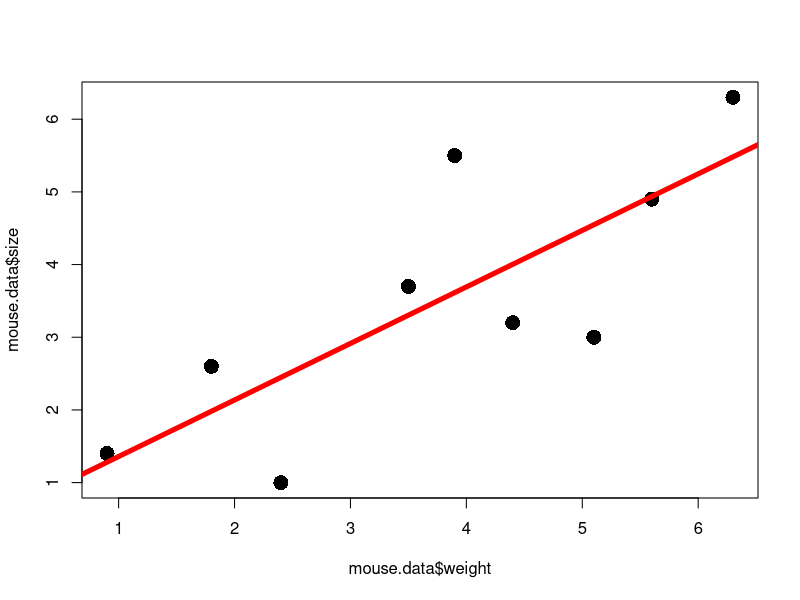
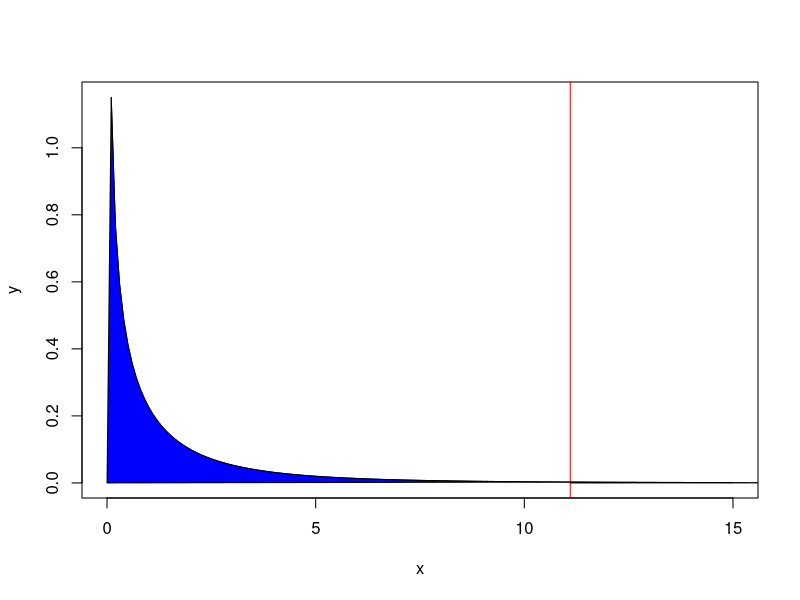
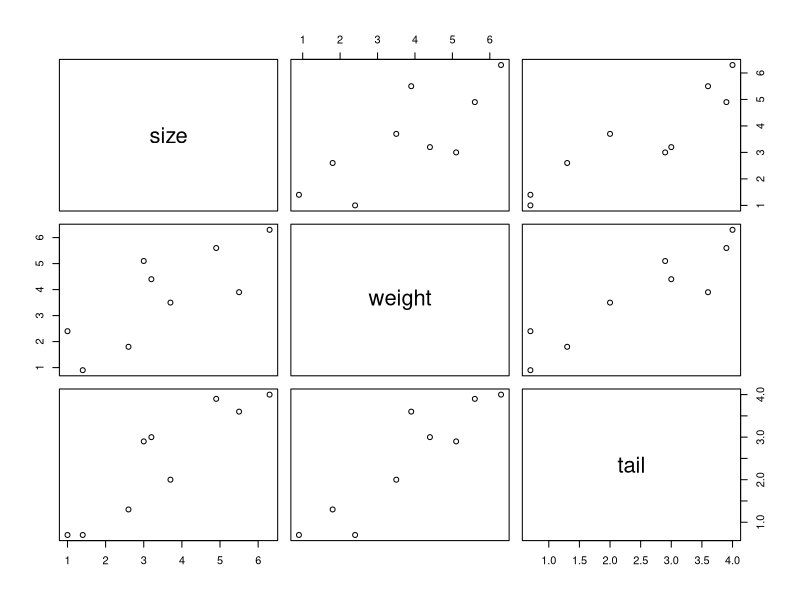
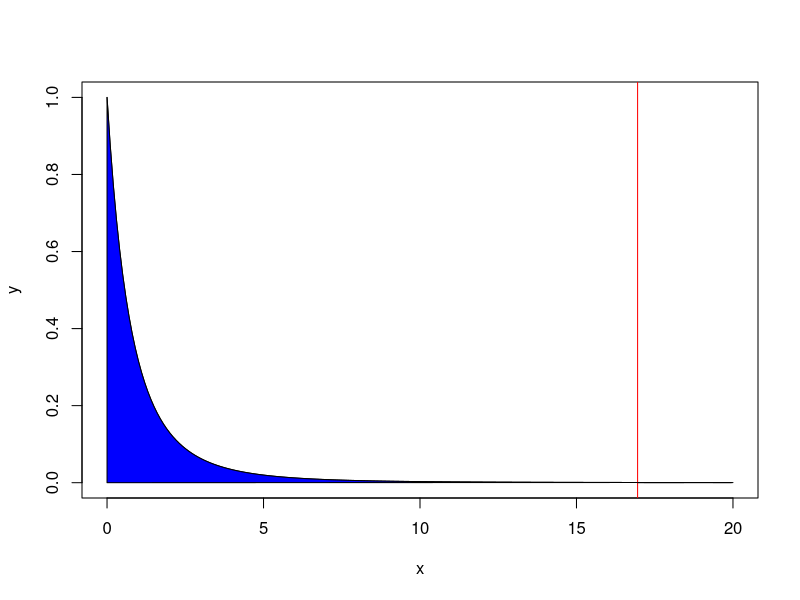

R code for these plots, in order:
## Here's the data
mouse.data <- data.frame(
  size = c(1.4, 2.6, 1.0, 3.7, 5.5, 3.2, 3.0, 4.9, 6.3),
  weight = c(0.9, 1.8, 2.4, 3.5, 3.9, 4.4, 5.1, 5.6, 6.3),
  tail = c(0.7, 1.3, 0.7, 2.0, 3.6, 3.0, 2.9, 3.9, 4.0))
 
mouse.data
 
#######################################################
##
## Let's start by reviewing simple regression by 
## modeling mouse size with mouse weight.
##
#######################################################
 
## STEP 1: Draw a graph of the data to make sure the relationship make sense
plot(mouse.data$weight, mouse.data$size, pch=16, cex=2)
 
## STEP 2: Do the regression
simple.regression <- lm(size ~ weight, data=mouse.data)
 
## STEP 3: Look at the R^2, F-value and p-value
summary(simple.regression)
 
abline(simple.regression, lwd=5, col="red")
 
## now let's verify that our formula for R^2 is correct..
ss.mean <- sum((mouse.data$size - mean(mouse.data$size))^2)
ss.simple <- sum(simple.regression$residuals^2)
 
(ss.mean - ss.simple) / ss.mean # this is the R^2 value
 
## now let's verify the our formula for F is correct...
f.simple <- ((ss.mean - ss.simple) / (2 - 1)) / 
  (ss.simple / (nrow(mouse.data) - 2))
 
f.simple # this is the F-value
 
## Now let's draw a figure that shows how to calculate the p-value from the
## F-value
##
## First, draw the correct f-distribution curve with df1=1 and df2=7
x <- seq(from=0, to=15, by=0.1)
y <- df(x, df1=1, df2=7)
plot(x, y, type="l")
 
## now draw a verticle line where our F-value, f.simple, is.
abline(v=f.simple, col="red")
 
## color the graph on the left side of the line blue
x.zero.to.line <- seq(from=0, to=f.simple, by=0.1)
y.zero.to.line <- df(x.zero.to.line, df1=1, df2=7)
polygon(x=c(x.zero.to.line, 0), y=c(y.zero.to.line, 0), col="blue")
 
## color the graph on the right side of the line red
x.line.to.20 <- seq(from=f.simple, to=20, by=0.1)
y.line.to.20 <- df(x.line.to.20, df1=1, df2=7)
polygon(x=c(x.line.to.20, f.simple), y=c(y.line.to.20, 0), col="red")
 
pf(f.simple, df1=1, df2=7) ## the area under the curve that is blue
 
1-pf(f.simple, df1=1, df2=7) ## the area under the curve that is red
 
## lastly, let's compare this p-value to the one from the 
## original regression
summary(simple.regression)
 
 
#######################################################
##
## Now let's do multiple regression by adding an extra term, tail length
##
#######################################################
 
## STEP 1: Draw a graph of the data to make sure the relationship make sense
## This graph is more complex because it shows the relationships between all
## of the columns in "mouse.data".
plot(mouse.data)
 
## STEP 2: Do the regression
multiple.regression <- lm(size ~ weight + tail, data=mouse.data)
 
## STEP 3: Look at the R^2, F-value and p-value
summary(multiple.regression)
 
 
## again, we can verify that our R^2 value is what we think it is
ss.multiple <- sum(multiple.regression$residuals^2)
 
(ss.mean - ss.multiple) / ss.mean
 
## we can also verify that the F-value is what we think it is
f.multiple <- ((ss.mean - ss.multiple) / (3 - 1)) / 
  (ss.multiple / (nrow(mouse.data) - 3))
 
f.multiple  
 
## Again let's draw a figure that shows how to calculate the p-value from the
## F-value
##
## First, draw the correct f-distribution curve with df1=2 and df2=6
x <- seq(from=0, to=20, by=0.1)
y <- df(x, df1=2, df2=6)
plot(x, y, type="l")
 
## now draw a verticle line where our f.value is for this test
abline(v=f.multiple, col="red")
 
## color the graph on the left side of the line blue
x.zero.to.line <- seq(from=0, to=f.multiple, by=0.1)
y.zero.to.line <- df(x.zero.to.line, df1=2, df2=6)
polygon(x=c(x.zero.to.line, 0), y=c(y.zero.to.line, 0), col="blue")
 
## color the graph on the right side of the line red
x.line.to.20 <- seq(from=f.multiple, to=20, by=0.1)
y.line.to.20 <- df(x.line.to.20, df1=2, df2=6)
polygon(x=c(x.line.to.20, f.multiple), y=c(y.line.to.20, 0), col="red")
 
 
pf(f.multiple, df1=2, df2=6) ## the area under the curve that is blue
 
1-pf(f.multiple, df1=2, df2=6) ## the area under the curve that is red
 
## lastly, let's compare this p-value to the one from the 
## original regression
summary(multiple.regression)
 
 
 
#######################################################
##
## Now, let's see if "tail" makes a significant contribution by 
## comparing the "simple" fit (which does not include the tail data) 
## to the "multiple" fit (which has the extra term for the tail data)
##
#######################################################
 
f.simple.v.multiple <- ((ss.simple - ss.multiple) / (3-2)) / 
  (ss.multiple / (nrow(mouse.data) - 3))
 
1-pf(f.simple.v.multiple, df1=1, df2=6)
 
## Notice that this value is the same as the p-value next to the term for
## for "tail" in the summary of multiple regression:
summary(multiple.regression)
 
## Thus, the summary already calculated this F-value and p-value for us.
## this line tells us that including the "tail" term makes a statistically
## significant difference. The magnitude can be determined by looking
## at the change in R^2 between the simple and multiple regressions.
